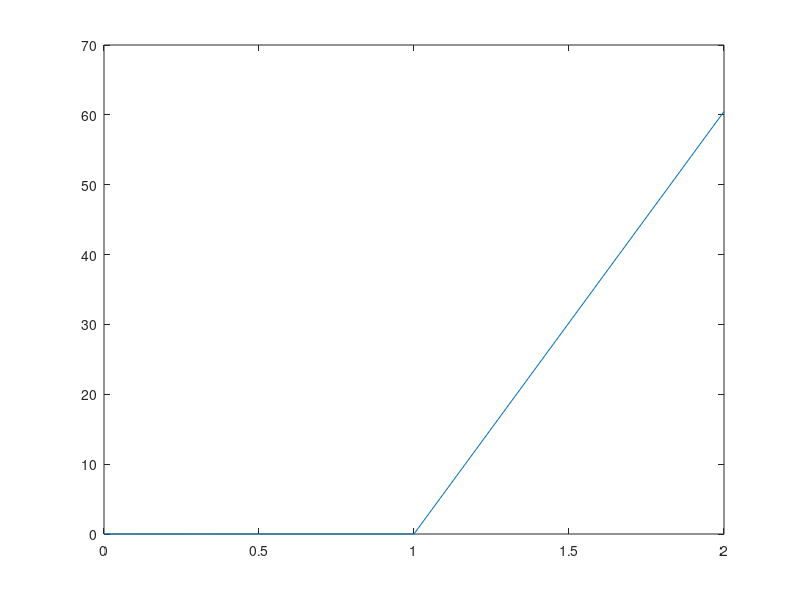

The MATLAB source for this figure:
function []=AppTest()
% clear all
% close all
% clc
figure

A=[1 2 7];
B=[808470 812340 85340];
C=[5000 5042 5012];
D=[347 350 5];
E=[0 1 2 3];
F=[0 1 2 3];

X=0;
Y=0;
Z=0;

if length(A)>1
    for i=2:length(A)
        a=A(i)-A(i-1);
        b=B(i)-B(i-1);
        c=C(i)-C(i-1);
        d=D(i)-D(i-1);
        e=E(i)-E(i-1);
        f=F(i)-F(i-1);
        
        Z(1)=c/C(i);
        Z(2)=d/D(i)
        Z(3)=b/B(i);
        
        if length(X)>30
            X=[X(2:end) X(end)+1];
        else
            X=[X X(end)+1];
        end
        for i=1:length(Z)
            if isnan(Z(i))||~isreal(Z(i))||abs(Z(i))==inf
                Z(i)=0;
            end
        end
        W=Z(1)-Z(2)+Z(3)
        Y=[Y W]
        plot(X,Y(end-length(X)+1:end));
        pause(0.1)
    end
end

end